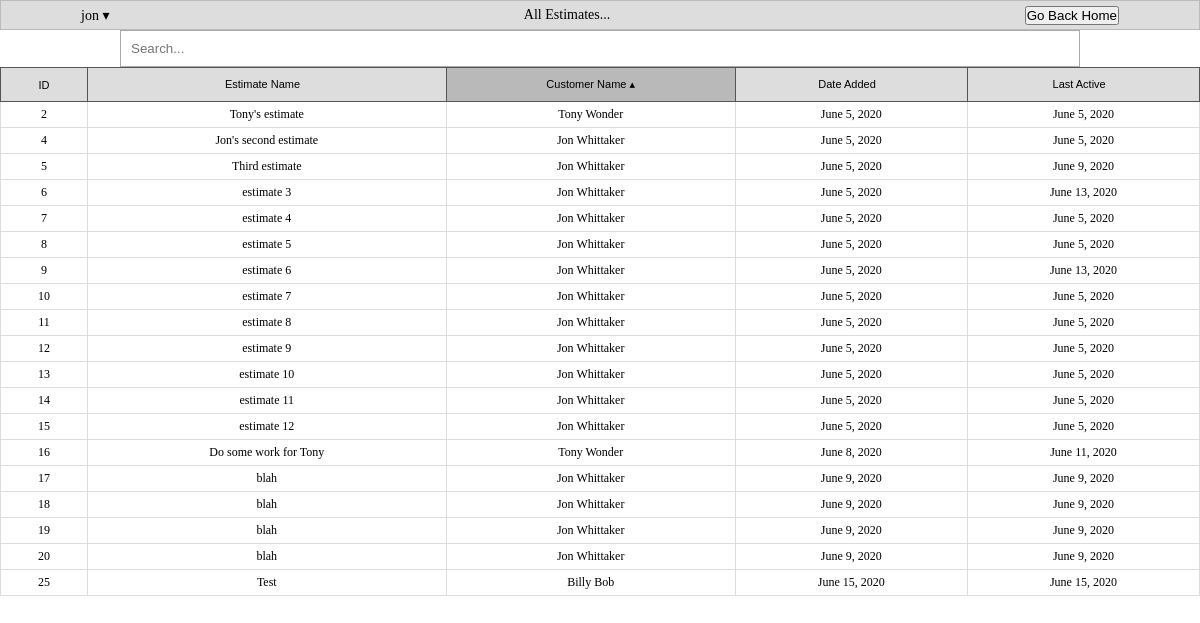
Page /estimates/all (signed in) on the committed database.
### main/models.py (models this page shows, shortened)
class Estimate(models.Model):
	name = models.CharField(max_length=250, default='Untitled')
	creation_date = models.DateField(auto_now_add=True, null=True, blank=True)
	address = models.CharField(max_length=250, null=True, blank=True)
	description = models.CharField(max_length=250, null=True, blank=True)
	customer = models.ForeignKey(Customer, on_delete=models.CASCADE)
	job = models.ForeignKey('Job', on_delete=models.SET_NULL, null=True, blank=True)
	total = models.DecimalField(max_digits=8, decimal_places=2, null=True, blank=True)
	isJob = models.BooleanField(default=False)
	last_modified = models.DateField(auto_now=True)
	contact_name = models.CharField(max_length=50, null=True, blank=True)
	contact_email = models.EmailField(max_length=250, null=True, blank=True)
	contact_phone = models.CharField(max_length=50, null=True, blank=True)
	user = models.ForeignKey(User, on_delete=models.CASCADE, null=True, blank=True)

class Customer(models.Model):
	name = models.CharField(max_length=250, null=True, blank=True)
	address = models.CharField(max_length=250, null=True, blank=True)
	email = models.EmailField(max_length=250, null=True, blank=True)
	phone_number = models.CharField(max_length=50, null=True, blank=True)
	add_date = models.DateField('Date added', auto_now_add=True, null=True, blank=True)
	referral = models.CharField(max_length=50, null=True, blank=True)
	last_modified = models.DateField(auto_now=True)
	user = models.ForeignKey(User, on_delete=models.CASCADE, null=True, blank=True)

### main/views/estimates.py (the view)
# urls.py: path('estimates/all', estimates.showAll, name="allEstimates"),
def showAll(request):
	estimates = [e for e in Estimate.objects.filter(user=request.user)]
	context = {"estimates": estimates}
	return render(request, 'main/allEstimates.html', context)

### main/templates/main/allEstimates.html (shortened to what this page needs)
<!DOCTYPE html>
<head>
  {% load static %}
  <link rel="stylesheet" type="text/css" href="{% static '/main/allCustomers/style.css' %}" />
  {% load static %}
</head>
<body>
  <div class="container">
    <header class="header">
      <p>{{ user }} <span>&dtrif;</span></p>
      <p>All Estimates...</p>
      <button class="btn" onclick="window.location.href='/'">Go Back Home</button>
    </header>
    <main class="content">
      <div class="search_bar">
        <input id="search" type="search" placeholder="Search...">
      </div>
      <table>
        <thead>
          <tr>
            <th>ID</th>
            <th>Estimate Name <span> &utrif;</span></th>
            <th class="selected ascending">Customer Name <span> &utrif;</span></th>
            <th>Date Added <span> &utrif;</span></th>
            <th>Last Active <span> &utrif;</span></th>
          </tr>
        </thead>
        <tbody>
          {% for estimate in estimates %}
          <tr>
            <td>{{ estimate.id }}</td>
            <td>{{ estimate.name }}</td>
            <td>{{ estimate.customer.name }}</td>
            <td>{{ estimate.creation_date }}</td>
            <td>{{ estimate.last_modified }}</td>
          </tr>
          {% endfor %}
        </tbody>
      </table>
    </main>
  </div>
</body>
</html>

### main/static/main/allCustomers/style.css (style rules this page uses)
*, *::before, *::after { box-sizing: border-box; margin: 0; padding: 0; }
body { background-color: #ddd; }
body button { cursor: pointer; }
.container { position: relative; display: flex; flex-direction: column; height: 100vh; width: 100%; max-width: 1400px; margin: 0 auto; background: #fff; }
.header { display: flex; position: relative; justify-content: space-between; align-items: center; background-color: #dddddd; padding: 1rem 3rem; border: 1px solid #bbb; height: 3rem; }
@media only screen and (min-width: 1000px) { .header { grid-column: 1 / -1; padding: 1rem 8rem; } }
.header p { font-size: 14px; cursor: pointer; }
.header p:nth-child(2) { margin: 0 auto; }
.content { flex: 1; width: 100%; border-bottom: solid 1px black; overflow: auto; }
.content .search_bar input { width: 80%; margin-left: 10%; border: 1px solid #aaa; padding: 1rem; }
.content table { width: 100%; border-spacing: 0; border-collapse: collapse; }
.content thead { height: 1rem; background-color: #dddddd; }
.content th { border: 1px solid #555; padding: 1rem; font-family: "Merriweather Sans", sans-serif; font-weight: 300; font-size: 11px; user-select: none; }
.content th.selected { background-color: #b9b9b9; }
.content th span { display: inline-block; }
.content th.ascending span { transform: rotate(0); }
.content tbody { overflow: auto; }
.content td { text-align: center; border: 1px solid #ddd; font-size: 12px; padding: .5rem 1rem; }

### rows in the picture
Estimate: id "2", name "Tony's estimate", customer.name "Tony Wonder", creation_date "June 5, 2020", last_modified "June 5, 2020"
Estimate: id "4", name "Jon's second estimate", customer.name "Jon Whittaker", creation_date "June 5, 2020", last_modified "June 5, 2020"
Estimate: id "5", name "Third estimate", customer.name "Jon Whittaker", creation_date "June 5, 2020", last_modified "June 9, 2020"
Estimate: id "6", name "estimate 3", customer.name "Jon Whittaker", creation_date "June 5, 2020", last_modified "June 13, 2020"
Estimate: id "7", name "estimate 4", customer.name "Jon Whittaker", creation_date "June 5, 2020", last_modified "June 5, 2020"
Estimate: id "8", name "estimate 5", customer.name "Jon Whittaker", creation_date "June 5, 2020", last_modified "June 5, 2020"
Estimate: id "9", name "estimate 6", customer.name "Jon Whittaker", creation_date "June 5, 2020", last_modified "June 13, 2020"
Estimate: id "10", name "estimate 7", customer.name "Jon Whittaker", creation_date "June 5, 2020", last_modified "June 5, 2020"
Estimate: id "11", name "estimate 8", customer.name "Jon Whittaker", creation_date "June 5, 2020", last_modified "June 5, 2020"
Estimate: id "12", name "estimate 9", customer.name "Jon Whittaker", creation_date "June 5, 2020", last_modified "June 5, 2020"
Estimate: id "13", name "estimate 10", customer.name "Jon Whittaker", creation_date "June 5, 2020", last_modified "June 5, 2020"
Estimate: id "14", name "estimate 11", customer.name "Jon Whittaker", creation_date "June 5, 2020", last_modified "June 5, 2020"
Estimate: id "15", name "estimate 12", customer.name "Jon Whittaker", creation_date "June 5, 2020", last_modified "June 5, 2020"
Estimate: id "16", name "Do some work for Tony", customer.name "Tony Wonder", creation_date "June 8, 2020", last_modified "June 11, 2020"
Estimate: id "17", name "blah", customer.name "Jon Whittaker", creation_date "June 9, 2020", last_modified "June 9, 2020"
Estimate: id "18", name "blah", customer.name "Jon Whittaker", creation_date "June 9, 2020", last_modified "June 9, 2020"
Estimate: id "19", name "blah", customer.name "Jon Whittaker", creation_date "June 9, 2020", last_modified "June 9, 2020"
Estimate: id "20", name "blah", customer.name "Jon Whittaker", creation_date "June 9, 2020", last_modified "June 9, 2020"
Estimate: id "25", name "Test", customer.name "Billy Bob", creation_date "June 15, 2020", last_modified "June 15, 2020"

### other values in the picture
{{ user }} "jon"
